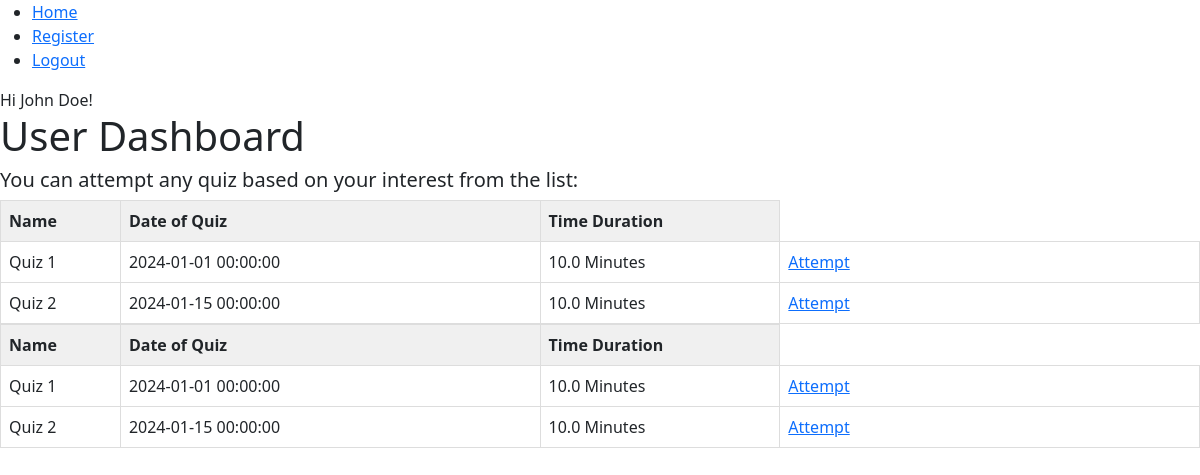
Page /dashboard (signed in) on the committed database.
### app/models.py (models this page shows, shortened)
class User(db.Model, UserMixin):
    id = db.Column(db.Integer, primary_key=True)
    username = db.Column(db.String(80), unique=True, nullable= False)
    password_hash = db.Column(db.String(200),nullable=False)
    fullname = db.Column(db.String(100),nullable=False)
    qualification = db.Column(db.String)
    dob = db.Column(db.Date)
    scores = db.relationship('Score', backref = 'user', lazy=True)

class Quiz(db.Model):
    id = db.Column(db.Integer, primary_key=True)
    name = db.Column(db.String(100), nullable=False)
    date_of_quiz = db.Column(db.DateTime)
    time_duration = db.Column(db.Integer,nullable=False)
    chapter_id = db.Column(db.Integer,db.ForeignKey('chapter.id'), nullable=False)
    questions = db.relationship('Question', backref='quiz', lazy=True)

### app/routes.py (the view)
@app.route("/dashboard")
@login_required
def dashboard():
    quizzes = Quiz.query.all()
    return render_template("dashboard.html", quizzes=quizzes)

### app/routes.py (called while the page is built)
@login_manager.user_loader
def load_user(user_id):
    return User.query.get(user_id)

### app/templates/dashboard.html (shortened to what this page needs)
{% extends 'layout.html' %}
{% block content %}
    <h1>User Dashboard</h1>
    <div>
        <h5>You can attempt any quiz based on your interest from the list:</h5>
        {% for quiz in quizzes %}
        <table>
            <thead>
                <tr>
                    <th>Name</th>
                    <th>Date of Quiz</th>
                    <th>Time Duration</th>
                </tr>
            </thead>
            <tbody>
                {% for quiz in quizzes %}
                <tr>
                    <td>{{quiz.name}}</td>
                    <td>{{ quiz.date_of_quiz}}</td>
                    <td>{{quiz.time_duration / 60}} Minutes</td>
                    <td>
                        <a href="{{url_for('attempt_quiz', quiz_id=quiz.id)}}">Attempt</a>
                    </td>
                </tr>
                {% endfor %}
            </tbody>
        </table>
        {% endfor %}
    </div>
{% endblock %}

### app/templates/layout.html (shortened to what this page needs)
<!doctype html>
<html>
  <head>
    {% block head %}
    <link href="https://cdn.jsdelivr.net/npm/bootstrap@5.3.3/dist/css/bootstrap.min.css" rel="stylesheet">
    <link rel="stylesheet" href="https://cdnjs.cloudflare.com/ajax/libs/font-awesome/6.7.2/css/all.min.css" />
    {% endblock %}
  </head>
  <body>
    <ul>
        <li><a href ="{{url_for('home')}}">Home</a></li>
        <li><a href = "{{url_for('register')}}">Register</a></li>
        {% if current_user.is_authenticated %}
        <li><a href = "{{url_for('logout')}}">Logout</a></li>
        {% else %}
        <li><a href = "{{url_for('login')}}">Login</a></li>
        {% endif %}
    </ul>
    <div id="content">
      {% if current_user.is_authenticated %}
      Hi {{ current_user.fullname }}!
      {% endif %}
        {% block content %}{% endblock %}
    </div>
  </body>
</html>

### app/templates/layout.html (style rules this page uses)
table { border-collapse : collapse; width: 100%; table-layout: fixed; }
th, td { border: 1px solid #ddd; padding: 8px; text-align: left; }
th { background-color: #f0f0f0; }
th:nth-child(1) { width: 10%; }
th:nth-last-child(1) { width: 20%; }

### rows in the picture
User: fullname "John Doe"
Quiz: name "Quiz 1", date_of_quiz "2024-01-01 00:00:00", quiz.time_duration/60 "10.0"
Quiz: name "Quiz 2", date_of_quiz "2024-01-15 00:00:00", quiz.time_duration/60 "10.0"
